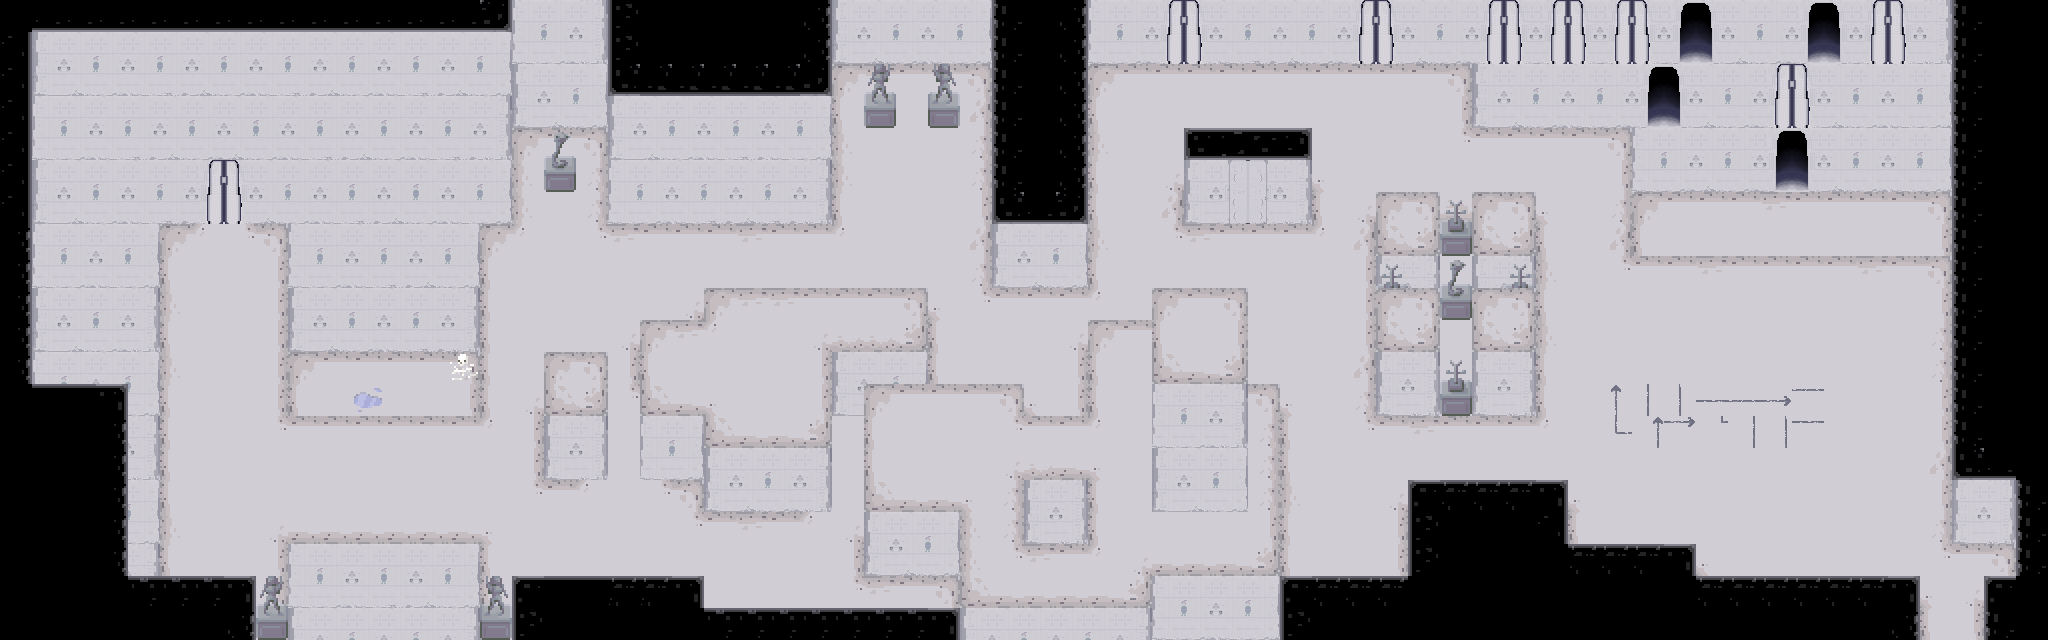

This game map was drawn from its Tiled (.tmx) file and the tilesets committed beside it. A one-line description and the trimmed map source follow:
An orthogonal 64x20 tile map with 32x32 px tiles, 4 tile layers (Test, Grundebene, PuzzleTextures, Wand), 2 tilesets and 43 objects (Door, Plate5, Plate4, Plate3, Plate2, ...).

<map version="1.0" orientation="orthogonal" renderorder="right-down" width="64" height="20" tilewidth="32" tileheight="32" nextobjectid="103">
 <tileset firstgid="1" source="finalTileset.tsx" />
 <tileset firstgid="257" source="tryandcatch.tsx" />
 <layer name="Test" width="64" height="20">
  <data>[1280 cells, 0 non-empty, 0 distinct tile ids]</data>
 </layer>
 <layer name="Grundebene" width="64" height="20">
  <data>[1280 cells, 990 non-empty, 55 distinct tile ids]</data>
 </layer>
 <layer name="PuzzleTextures" width="64" height="20">
  <data>[1280 cells, 30 non-empty, 26 distinct tile ids]</data>
 </layer>
 <layer name="Wand" width="64" height="20">
  <data>[1280 cells, 327 non-empty, 55 distinct tile ids]</data>
 </layer>
 <objectgroup name="InteractiveObjects">
  <object id="93" name="Door" x="1920" y="576" width="64" height="32" />
  <object id="97" name="Plate5" x="1606" y="341.333" width="32" height="32" />
  <object id="99" name="Plate4" x="1669.33" y="338" width="32" height="32" />
  <object id="100" name="Plate3" x="1750" y="464.667" width="32" height="32" />
  <object id="101" name="Plate2" x="1640.67" y="459.333" width="32" height="32" />
  <object id="102" name="Plate1" x="1842" y="394.667" width="32" height="32" />
 </objectgroup>
 <objectgroup name="Sensor">
  <object id="87" name="doorBottom" x="1932.48" y="636.379" width="39.0455" height="2" />
  <object id="89" name="doorUp" x="203.598" y="161.515" width="38.1364" height="3.63636" />
 </objectgroup>
 <objectgroup name="PlayerSpawnpoints">
  <object id="90" name="spawnBottomDoor" x="1950.58" y="561.954" width="3.63636" height="3.81818" />
  <object id="91" name="spawnUpperDoor" x="221.902" y="251.394" width="4.18182" height="4" />
 </objectgroup>
 <objectgroup name="StaticCollisions">
  <object id="38" x="0" y="0" width="512" height="184" />
  <object id="39" x="0" y="160" width="160" height="480" />
  <object id="40" x="160" y="576" width="128" height="64" />
  <object id="41" x="480" y="576" width="224" height="64" />
  <object id="42" x="704" y="608" width="256" height="32" />
  <object id="43" x="1280" y="576" width="640" height="64" />
  <object id="44" x="1408" y="480" width="160" height="96" />
  <object id="45" x="1568" y="544" width="128" height="32" />
  <object id="46" x="1984" y="576" width="64" height="64" />
  <object id="47" x="2016" y="480" width="32" height="96" />
  <object id="48" x="1952" y="0" width="96" height="504" />
  <object id="49" x="512" y="0" width="96" height="88" />
  <object id="50" x="544" y="64" width="32" height="88" />
  <object id="53" x="288" y="160" width="192" height="216" />
  <object id="55" x="288.167" y="520" width="192" height="120" />
  <object id="58" x="544" y="352" width="64" height="88" />
  <object id="59" x="640" y="320" width="64" height="120" />
  <object id="65" x="704" y="288" width="128" height="184" />
  <object id="67" x="832" y="288" width="96" height="88" />
  <object id="70" x="864" y="384" width="160" height="152" />
  <object id="71" x="960" y="416" width="192" height="224" />
  <object id="72" x="1088" y="320" width="128" height="128" />
  <object id="73" x="1152" y="384" width="128" height="256" />
  <object id="74" x="1184" y="128" width="128" height="56" />
  <object id="75" x="608" y="0" width="224" height="184" />
  <object id="78" x="832" y="-32" width="160" height="56" />
  <object id="80" x="864" y="0" width="32" height="88" />
  <object id="81" x="928" y="0" width="32" height="88" />
  <object id="82" x="992" y="0" width="96" height="248" />
  <object id="83" x="1472" y="0" width="160" height="88" />
  <object id="84" x="1632" y="0" width="320" height="216" />
  <object id="85" x="1376" y="192" width="160" height="184" />
  <object id="86" x="1088" y="-32" width="384" height="56" />
 </objectgroup>
</map>